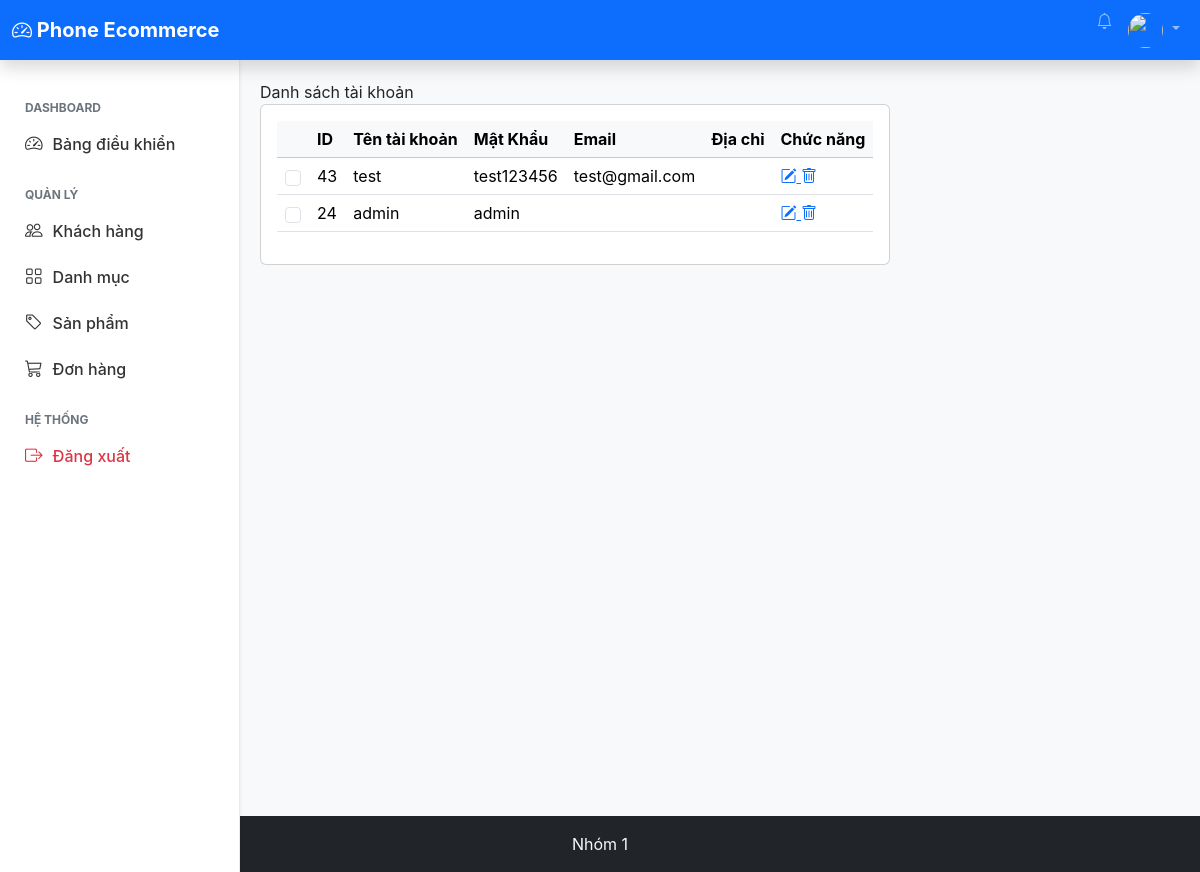
Screenshot of /admin/index.php?act=khachhang with the database file from the repository.
### tables this page shows
CREATE TABLE `taikhoan` (
  `id` int NOT NULL,
  `username` varchar(255) NOT NULL,
  `password` varchar(255) NOT NULL,
  `email` varchar(255) NOT NULL,
  `address` varchar(255) DEFAULT NULL,
  `tel` varchar(20) DEFAULT NULL,
  `hoten` varchar(255) NOT NULL,
  `role` tinyint NOT NULL DEFAULT '0'
);

### model/pdo.php (called while the page is built, shortened)
<?php
function pdo_get_connection(){
    $dburl = "mysql:host=localhost;dbname=phone-ecommerce;charset=utf8";
    $username = 'root';
    $password = '';
    $conn = new PDO($dburl, $username, $password);
    $conn->setAttribute(PDO::ATTR_ERRMODE, PDO::ERRMODE_EXCEPTION);
    return $conn;
}
function pdo_query($sql){
    $sql_args = array_slice(func_get_args(), 1);
    try{
        $conn = pdo_get_connection();
        $stmt = $conn->prepare($sql);
        $stmt->execute($sql_args);
        $rows = $stmt->fetchAll();
        return $rows;
    }
    catch(PDOException $e){
        throw $e;
    }
    finally{
        unset($conn);
    }
}

### model/taikhoan.php (called while the page is built, shortened)
<?php
function loadall_taikhoan(){
    $sql = "SELECT * FROM taikhoan ORDER BY id DESC";
    $listtk = pdo_query($sql);
    return $listtk;
}
?>

### admin/khachhang/list.php (the view, shortened to what this page needs)
<main class="main-wrapper">
  <div class="main-content">
    <div class="page-breadcrumb">
      <div class="breadcrumb-title">Danh sách tài khoản</div>
    </div>
    </div>
    <div class="card">
      <div class="card-body">
        <div class="product-table">
          <form action="" method="post">
            <div class="table-responsive">
              <table class="table">
                <thead class="table-light">
                  <tr>
                    <th></th>
                    <th>ID</th>
                    <th>Tên tài khoản</th>
                    <th>Mật Khẩu</th>
                    <th>Email</th>
                    <th>Địa chỉ</th>
                    <th>Chức năng</th>
                  </tr>
                </thead>
                <tbody>
                  <?php foreach ($listtk as $tk) {
                    extract($tk);
                    $suatk="index.php?act=suatk&id=".$id;
                    $xoatk="index.php?act=xoatk&id=".$id;
                  echo '
                      <tr>
                    <td>
                      <input type="checkbox" class="form-check-input" />
                    </td>
                    <td>'.$id.'</td>
                    <td>'.$username.'</td>
                    <td>'.$password.'</td>
                    <td>'.$email.'</td>
                    <td>'.$address.'</td>
                    <td>
                      <a href="'.$suatk.'" class="sua">
                        <i class="bi bi-pencil-square"></i>
                      </a>
                      <a onclick="return confirm(\'Bạn có muốn xóa?\')" href="'.$xoatk.'" class="xoa">
                        <i class="bi bi-trash"></i>
                      </a>
                    </td>
                  </tr>
                  ';
                }?>
                </tbody>
              </table>
            </div>
          </form>
        </div>
      </div>
    </div>
  </div>

### rows the page displays
taikhoan: id "43", username "test", password "test123456", email "test@gmail.com"
taikhoan: id "24", username "admin", password "admin"
